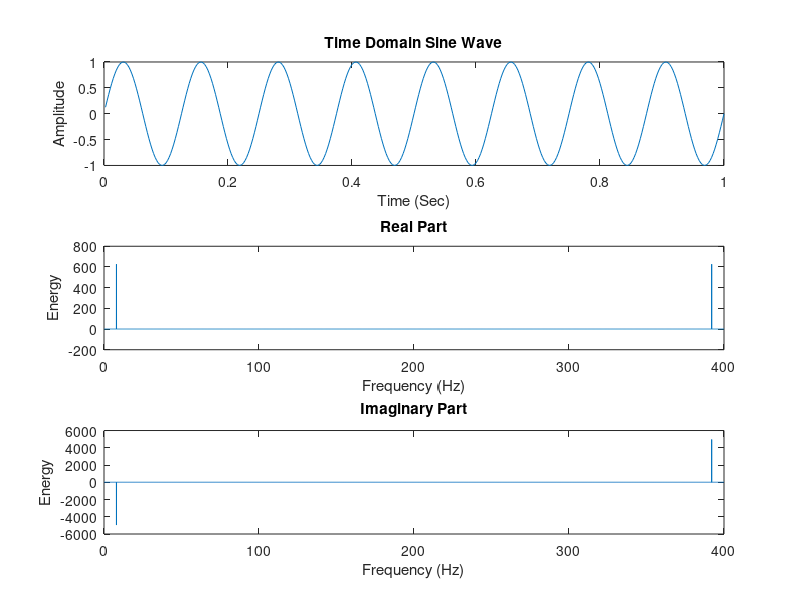

Source code (MATLAB):
% Listing 14.3: FFT of a sine wave

% Set up the time domain signal
dt = 1/400 % sampling period (sec)
pts = 10000 % number of points
f = 8 % frequency
t = (1:pts) * dt; % time array for plotting
x = sin(2*pi*f*t);

% Plot the front part of the time trace
subplot(3, 1, 1)
plot(t(1:end/25), x(1:end/25));
title( 'Time Domain Sine Wave' )
ylabel( 'Amplitude' )
xlabel( 'Time (Sec)' )

Y = fft(x); % perform the transform

% Set up the frequency plots
df = 1 / t(end) % the frequency interval
fmax = df * pts / 2
f = (1:pts) * 2 * fmax / pts;
% frequencies for plotting

% Plot the spectrum real part.
subplot(3, 1, 2)
plot(f, real(Y))
title( 'Real Part' )
xlabel( 'Frequency (Hz)' )
ylabel( 'Energy' )

% Plot the spectrum imaginary part.
subplot(3, 1, 3)
plot(f, imag(Y))
title( 'Imaginary Part' )
xlabel( 'Frequency (Hz)' )
ylabel( 'Energy' )